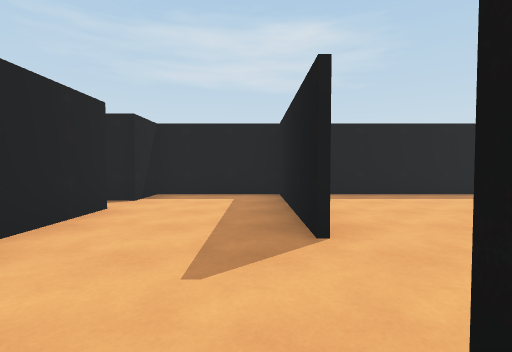
view 1 (above)

23 first-person views from a walk through a scene from a Unity 3-D project. The camera is 1.3 m above the floor, tilts 2° down and sees 85° across. The floor is counted in squares, 2 m on a side. Each view is taken from the middle of a square. On the plan, view 1 faces up. The plan holds only what a view shows up to about 9 squares ahead; the rest is blank. The place goes on beyond the plan. The player is left out.

view 2
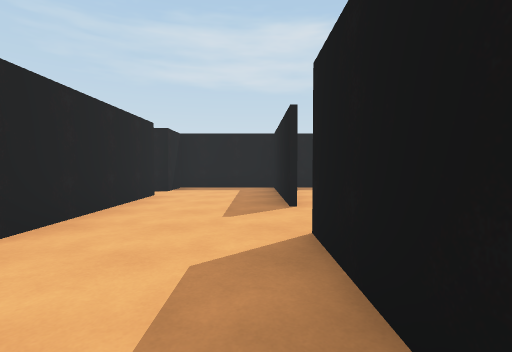

view 3
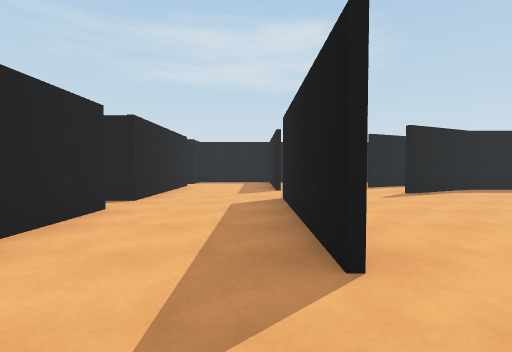

view 4
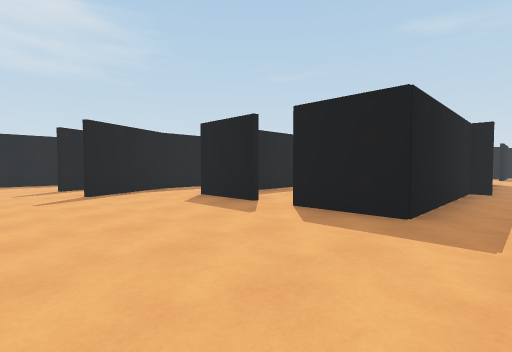

view 5
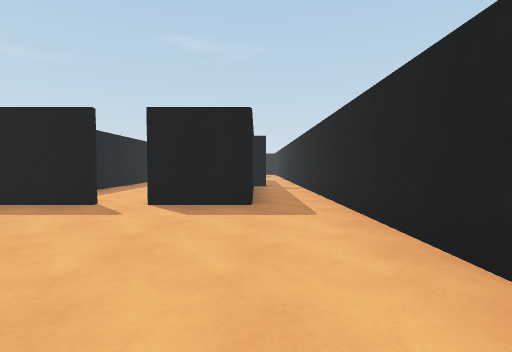

view 6
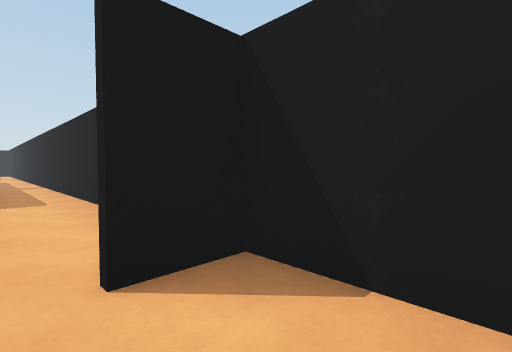

view 7
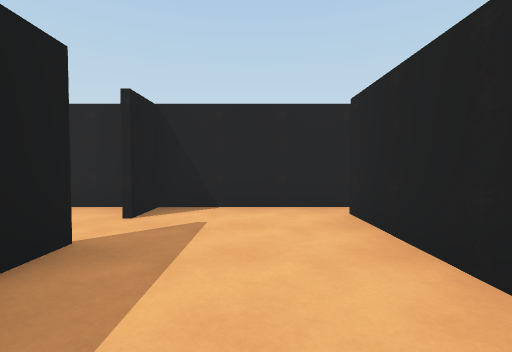

view 8
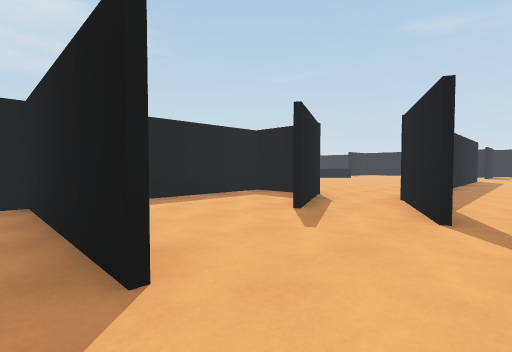

view 9
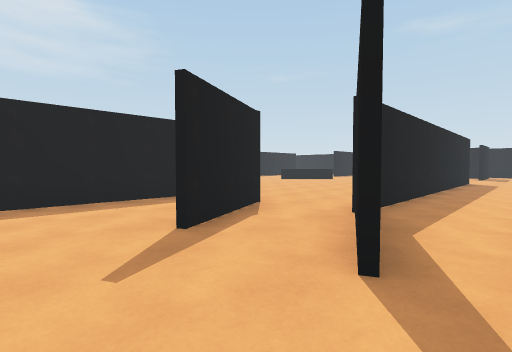

view 10
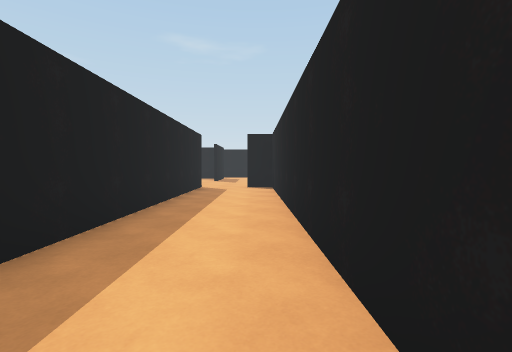

view 11
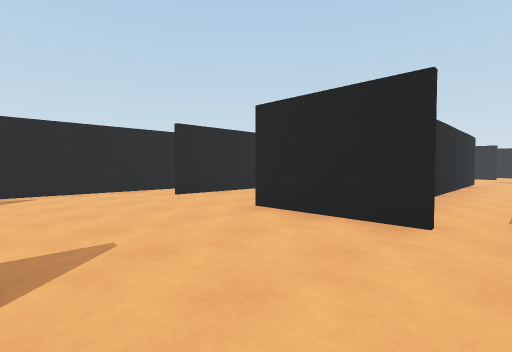

view 12
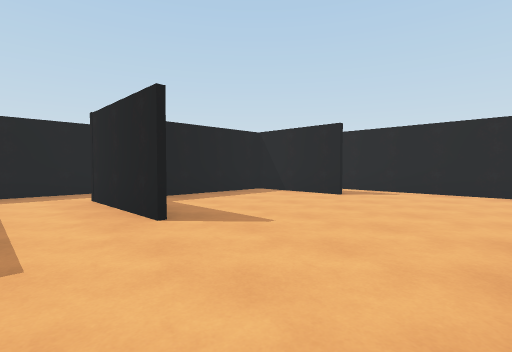

view 13
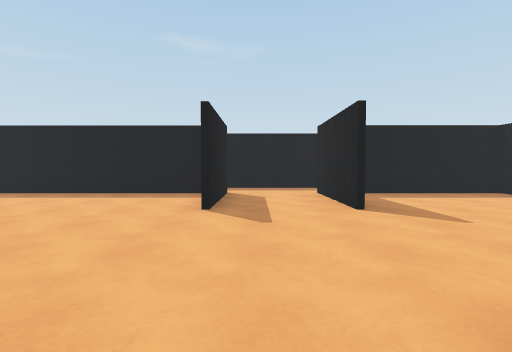

view 14
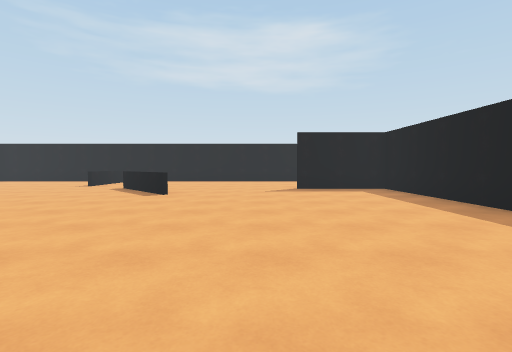

view 15
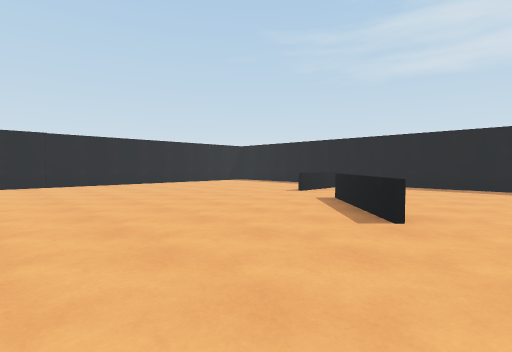

view 16
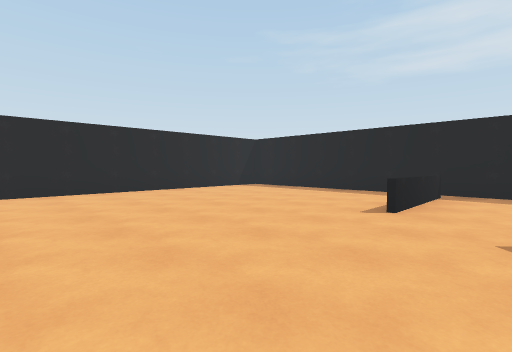

view 17
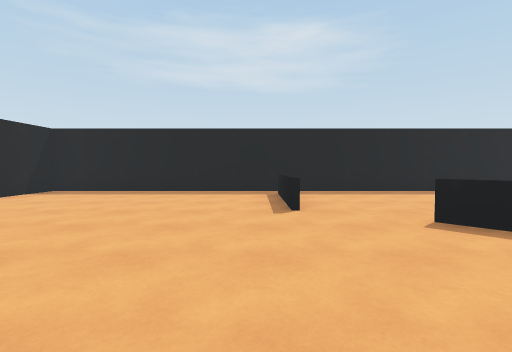

view 18
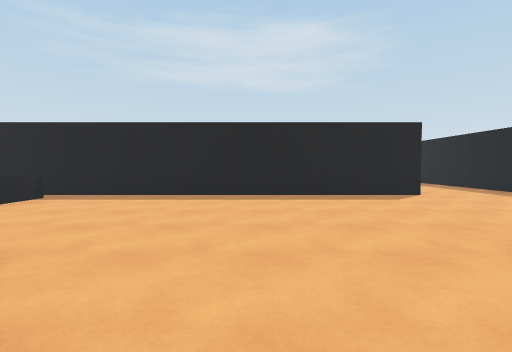

view 19
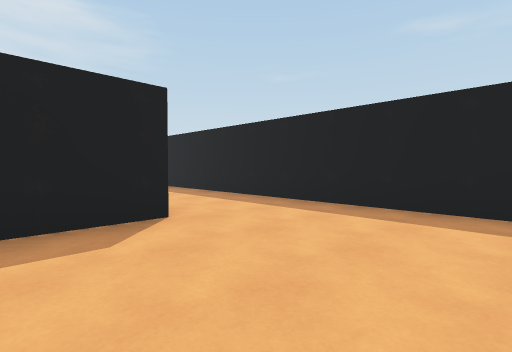

view 20
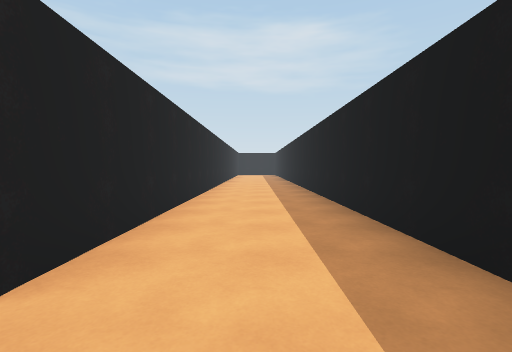

view 21
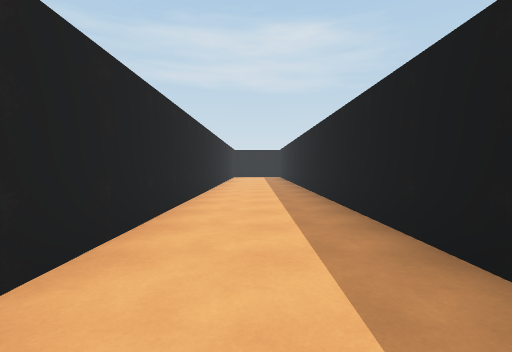

view 22
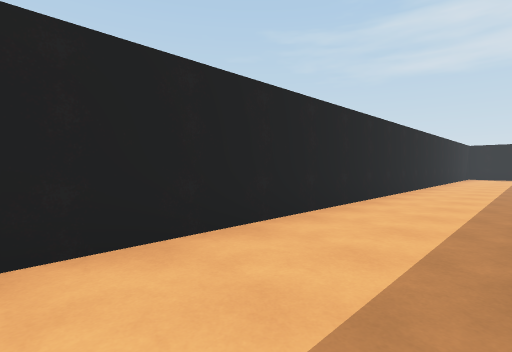

view 23
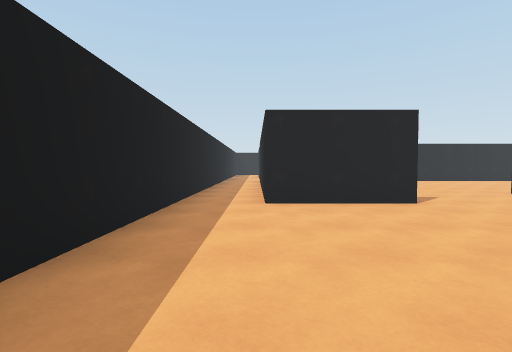

### Floor plan
Points are (right, up) in squares from view 1. A wall is a line through its corners. A room is listed if a view was taken in it or the views show most of it. See-through windows are left out.
Room 1 (views 1, 2, 3, 5, 6, 7, 8)
walls: (-2.3, -0.8) (-2.3, -4.9); (0.5, 2.4) (0.5, 6.5) (-2.3, 6.5) (-2.3, 5.2); (0.5, -3.4) (0.5, 0.8); (-2.3, 4.4) (-2.3, 0.1); (-2.5, -5.4) (0.5, -5.4) (0.5, -4.4)
ways out: opening at (1, -4) to room 2; opening at (1, 1.5) to room 2
Room 2 (views 4, 9)
walls: (5.7, -1.4) (5.7, 0.5); (3.6, 1.7) (5.8, 2.8); (5.1, 2.3) (3.6, 1.6); (5.7, 4.6) (3.4, 3.5); (10.1, -3.9) (5.7, -3.9) (5.7, -2.1); (1.1, -5.4) (10.2, -5.4); (5.7, 5.1) (5.7, 6.5) (1.2, 6.5)
ways out: opening at (1, -4) to room 1; opening at (1, 1.5) to room 1; opening at (6, 1) to room 3; opening at (6, -2) to room 4; opening at (15, -5) to room 4
Room 3 (views 10, 13)
walls: (6.5, 0.5) (14.2, 0.5); (14.8, 2.7) (5.9, 2.7) (5.1, 2.3); (14.6, 0.4) (14.6, 1.2)
ways out: opening at (6, 1) to room 2; opening at (15, 2) to room 4
Room 4 (views 11, 12, 14, 15, 16, 17, 18, 19, 20, 21, 22, 23)
walls: (18.1, 10.2) (20.8, 10.2) (20.8, 6.1); (14.8, 1.4) (14.8, -1.2); (20.7, 3.2) (20.7, 10) (18.1, 10); (18.1, 0.5) (20.9, 0.5); (20.9, 2.7) (18.1, 2.7); (22.4, 6) (22.4, 25.9); (10, 0.4) (7.5, 0.4); (22.4, 0) (22.4, 2.9); (12.1, -3.9) (14.8, -3.9); (18.1, -3.9) (20.7, -3.9) (20.7, 0.5); (13.9, -5.4) (19, -5.4); (19.7, 26.5) (19.7, 14.3) (5.7, 14.3) (5.7, 5.4)
low walls: (15, 8.3) (13.1, 10.3); (11.5, 11.1) (11.5, 13.7); (11.6, 13.7) (11.6, 11)
ways out: opening at (6, -2) to room 2; opening at (15, -5) to room 2; opening at (15, 2) to room 3

Positions as (right, up) in squares from view 1, and headings:
1: (0, 0), facing up
2: (0, -2), facing up
3: (0, -5), facing up
4: (2, -5), facing up-right
5: (1, -4), facing right
6: (-1, -4), facing down-right
7: (-1, -1), facing down
8: (0, 1), facing up-right
9: (2, 1), facing up-right
10: (6, 1), facing right
11: (18, 2), facing down-left
12: (15, 2), facing down-right
13: (14, 2), facing right
14: (17, 2), facing up
15: (16, 5), facing up-left
16: (13, 7), facing up-left
17: (11, 7), facing up
18: (16, 8), facing up
19: (18, 11), facing up-right
20: (21, 13), facing up
21: (21, 17), facing up
22: (22, 17), facing up-left
23: (21, 15), facing down
